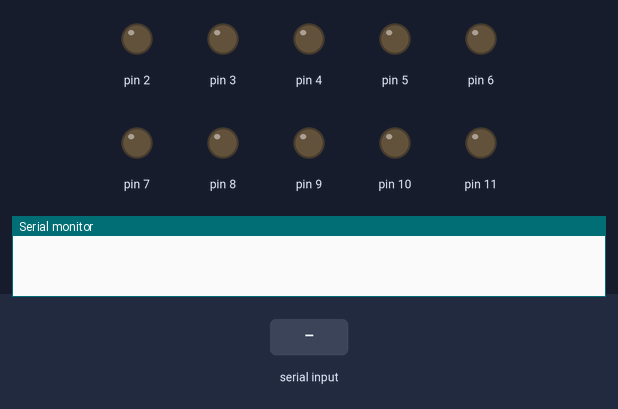
The sketch below on a simulated Arduino Uno, built with avr-gcc and run on an emulated ATmega328P. On the bench: output pins drawn as LEDs (lit = HIGH), the last lines printed to the serial monitor. Dashed ring = blinking. Inputs (shaded band) come from the test bench.

Above: at 1.2 s.
1.3 s: "1" received over Serial
At 1.7 s:
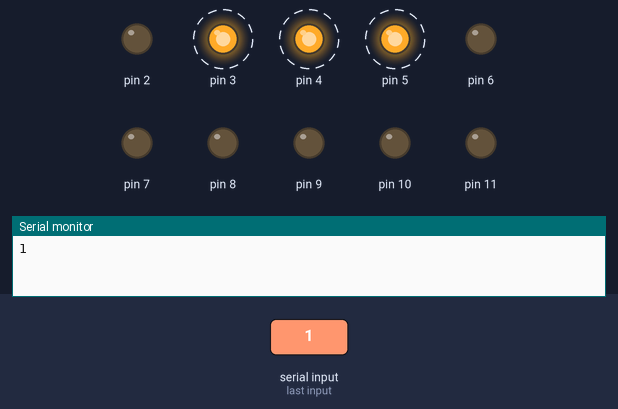
At 2.3 s:
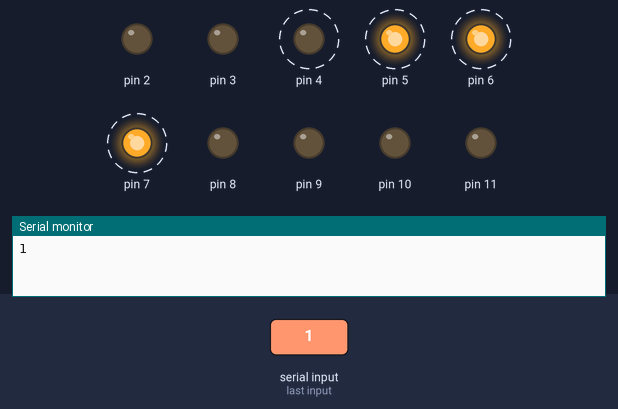
4.3 s: "2" received over Serial
At 4.4 s:
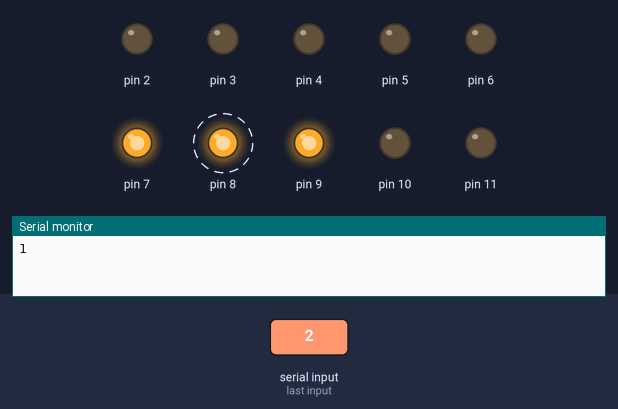
7.3 s: "3" received over Serial
10.3 s: "4" received over Serial
13.3 s: "1" received over Serial
Timing chart, 0 to 17.3 s (numbered marks = the images above; inputs shaded):
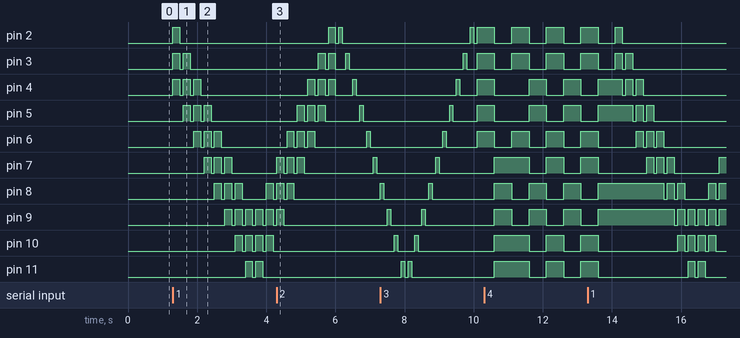

Measured:
- after the input at 1.3 s, pin 2: LOW → HIGH at once, → LOW 0.20 s later; pin 3: alternates HIGH for 0.20 s and LOW for 0.10 s, 4 changes in all, then stays LOW, starting at once

The sketch:

Pr_13_MITwithmodechanger.ino
```cpp
void setup() {
 pinMode(2,OUTPUT);
 pinMode(3,OUTPUT);
 pinMode(4,OUTPUT);
 pinMode(5,OUTPUT);
 pinMode(6,OUTPUT);
 pinMode(7,OUTPUT);
 pinMode(8,OUTPUT);
 pinMode(9,OUTPUT);
 pinMode(10,OUTPUT);
 pinMode(11,OUTPUT);
 Serial.begin(9600);
}
char val;
void loop() {
  while(Serial.available()>0){
    val = Serial.read();
    Serial.println(val);
  }
  if (val == '1'){
    knightRider();
  }
  else if (val=='2'){
    chaser();
  }
  else if(val =='3'){
     Led5();
  }
  else if(val =='4'){
    Led2();
  }
}
void knightRider(){
    for(int i = 2;i<=9;i++){
    digitalWrite(i,HIGH);
    digitalWrite(i+1,HIGH);
    digitalWrite(i+2,HIGH);
    delay(200);
    digitalWrite(i,LOW);
    digitalWrite(i+1,LOW);
    digitalWrite(i+2,LOW);
    delay(100);
  }
   for(int i=11;i>=4;i--){
    digitalWrite(i,HIGH);
    digitalWrite(i-1,HIGH);
    digitalWrite(i-2,HIGH);
    delay(200);
    digitalWrite(i,LOW);
    digitalWrite(i-1,LOW);
    digitalWrite(i-2,LOW);
    delay(100);
  }
}
void chaser(){
    for(int i = 2;i<=11;i++){
    digitalWrite(i,HIGH);
    delay(100);
    digitalWrite(i,LOW);
    delay(100);
  }
   for(int i=11;i>=2;i--){
    digitalWrite(i,HIGH);
    delay(100);
    digitalWrite(i,LOW);
    delay(100);
  }
}
void Led5(){
  digitalWrite(2,HIGH);
  digitalWrite(3,HIGH);
  digitalWrite(4,HIGH);
  digitalWrite(5,HIGH);
  digitalWrite(6,HIGH);
  digitalWrite(7,LOW);
  digitalWrite(8,LOW);
  digitalWrite(9,LOW);
  digitalWrite(10,LOW);
  digitalWrite(11,LOW);
  delay(500);
  digitalWrite(2,LOW);
  digitalWrite(3,LOW);
  digitalWrite(4,LOW);
  digitalWrite(5,LOW);
  digitalWrite(6,LOW);
  digitalWrite(7,HIGH);
  digitalWrite(8,HIGH);
  digitalWrite(9,HIGH);
  digitalWrite(10,HIGH);
  digitalWrite(11,HIGH);
  delay(500);
}
void Led2(){
  digitalWrite(2,HIGH);
  digitalWrite(3,HIGH);
  digitalWrite(4,LOW);
  digitalWrite(5,LOW);
  digitalWrite(6,HIGH);
  digitalWrite(7,HIGH);
  digitalWrite(8,LOW);
  digitalWrite(9,LOW);
  digitalWrite(10,HIGH);
  digitalWrite(11,HIGH);
  delay(500);
  digitalWrite(2,LOW);
  digitalWrite(3,LOW);
  digitalWrite(4,HIGH);
  digitalWrite(5,HIGH);
  digitalWrite(6,LOW);
  digitalWrite(7,LOW);
  digitalWrite(8,HIGH);
  digitalWrite(9,HIGH);
  digitalWrite(10,LOW);
  digitalWrite(11,LOW);
  delay(500);
}
```
